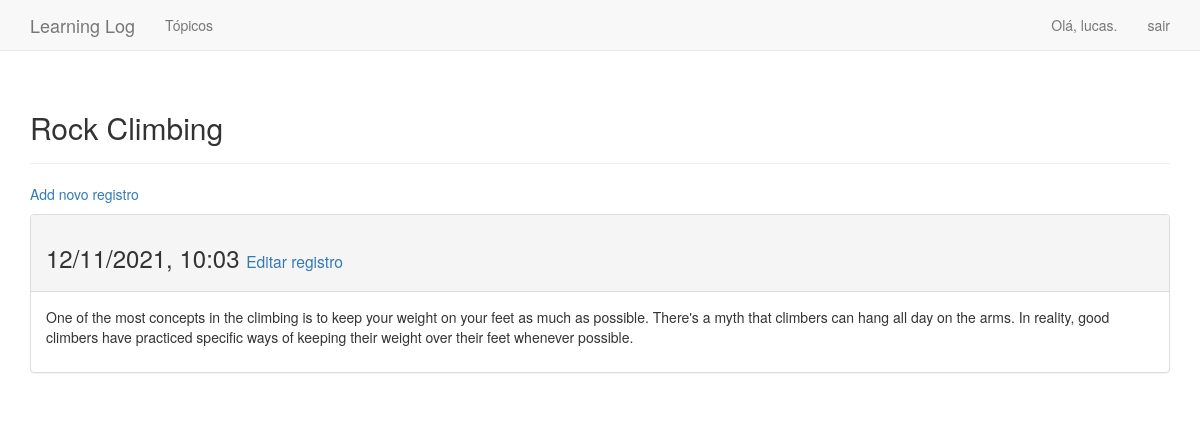
The page /topics/2/ (signed in) on the database its author committed.
### learning_logs/models.py (models this page shows, shortened)
class Topic(models.Model):
    text = models.CharField(max_length=200)
    data_added = models.DateTimeField(auto_now_add=True)
    owner = models.ForeignKey(User, on_delete=models.CASCADE)
    def __str__(self):
        return self.text

class Entry(models.Model):
    topic = models.ForeignKey("Topic", on_delete=models.PROTECT)
    text = models.TextField()
    date_added = models.DateTimeField(auto_now_add=True)
    class Meta:
        verbose_name_plural = 'entries'

### learning_logs/views.py (the view)
# urls.py: path('topics/<int:topic_id>/', views.topic, name='topic'),
@login_required
def topic(request, topic_id):
    topic = Topic.objects.get(id=topic_id)
    check_topic_owner(topic, request)
    entries = topic.entry_set.order_by('-date_added')
    context = {'topic': topic,
               'entries': entries
               }
    return render(request, 'learning_logs/topic.html', context)

### learning_logs/views.py (called while the page is built)
def check_topic_owner(topic, request):
    if topic.owner != request.user:
        raise Http404

### learning_logs/templates/learning_logs/topic.html (shortened to what this page needs)
{% extends 'learning_logs/_layouts/base.html' %}
{% block header %}
  <h2>{{ topic }}</h2>
{% endblock header %}
{% block content %}
<p>
  <a href="{% url 'learning_logs:new_entry' topic.id %}">Add novo registro</a>
</p>
{% for entry in entries %}
  <div class="panel panel-default">
    <div class="panel-heading">
      <h3>
        {{ entry.date_added|date:'d/m/Y, H:i' }}
        <small>
          <a href="{% url 'learning_logs:edit_entry' entry.id %}">Editar registro</a>
        </small>
      </h3>
    </div>
    <div class="panel-body">
      {{ entry.text|linebreaks }}
    </div>
  </div>
{% empty %}
  Não há registro para este tópico ainda.
{% endfor %}
{% endblock content %}

### learning_logs/templates/learning_logs/_layouts/base.html (shortened to what this page needs)
{% load bootstrap3 %}
<!DOCTYPE html>
<html lang="pt-br">
<head>
  {% bootstrap_css %}
</head>
<body>
  <nav class="navbar navbar-default navbar-static-top">
    <div class="container">
      <div class="navbar-header">
        <a href="{% url 'learning_logs:index' %}" class="navbar-brand">
          Learning Log
        </a>
      </div>
      <div id="navbar" class="navbar-collapse collapse">
        <ul class="nav navbar-nav">
          <li>
            <a href="{% url 'learning_logs:topics' %}">Tópicos</a></li>
        </ul>
        <ul class="nav navbar-nav navbar-right">
          {% if user.is_authenticated %}
            <li><a>Olá, {{ user.username }}.</a></li>
            <li><a href="{% url 'users:logout' %}">sair</a></li>
          {% else %}
            <li><a href="{% url 'users:register' %}">registrar</a></li>
            <li><a href="{% url 'users:login' %}">entrar</a></li>
          {% endif %}
        </ul>
      </div>
    </div>
  </nav>
  <div class="container">
    <div class="page-header">
      {% block header %}{% endblock header %}
    </div>
    <div>
      {% block content %}{% endblock content %}
    </div>
  </div>
</body>
</html>

### rows shown on the page
Topic: text "Rock Climbing"
Entry: date_added "12/11/2021, 10:03", text "One of the most concepts in the climbing is to keep your weight on your feet as much as possible. There's a myth that climbers can hang all day on the arms. In reality, good climbers have practiced specific ways of keeping their weight over their feet whenever possible."

### other values the page prints
{{ user.username }} "lucas"
